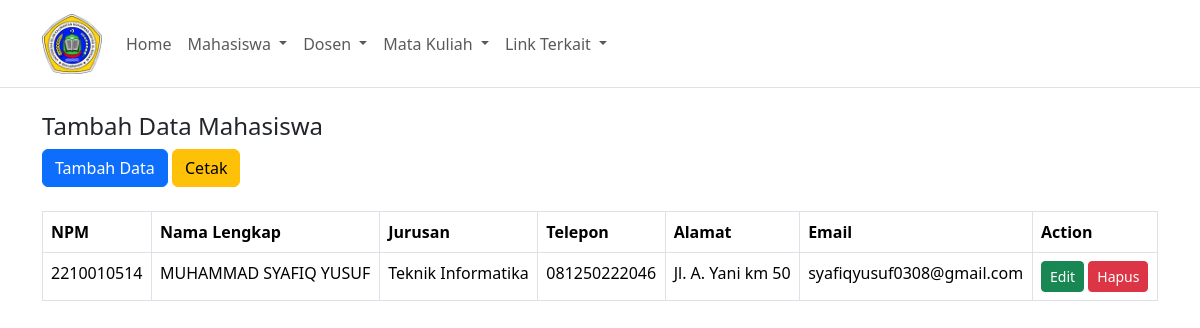
Screenshot of /?page=mahasiswa with the database file from the repository.
### tables this page shows
CREATE TABLE `mahasiswa` (
  `id` int(11) NOT NULL,
  `npm` varchar(10) NOT NULL,
  `nama` varchar(200) NOT NULL,
  `jurusan` varchar(5) NOT NULL,
  `telepon` varchar(15) NOT NULL,
  `alamat` varchar(200) NOT NULL,
  `email` varchar(100) NOT NULL
);

### mahasiswa/show.php (the view)
<h4>Tambah Data Mahasiswa</h4>
<a href="?page=mahasiswaAdd" class="btn btn-primary mb-4">Tambah Data</a>
<a href="mahasiswa/print.php" class="btn btn-warning mb-4" target="_blank">Cetak</a>
<table class="table table-bordered table-hover">
    <thead>
        <tr>
            <th>NPM</th>
            <th>Nama Lengkap</th>
            <th>Jurusan</th>
            <th>Telepon</th>
            <th>Alamat</th>
            <th>Email</th>
            <th>Action</th>
        </tr>
    </thead>
    <tbody>
        <?php
            include 'connection.php';
            $query = mysqli_query($con, "SELECT * FROM mahasiswa");
            while ($data = mysqli_fetch_array($query)) {
        ?>
            <tr>
                <td><?php echo $data['npm']; ?></td>
                <td><?php echo $data['nama']; ?></td>
                <td>
                    <?php echo ($data['jurusan']) == 'TI' ? 'Teknik Informatika' : 'Sistem Informasi'; ?>
                </td>
                <td><?php echo $data['telepon']; ?></td>
                <td><?php echo $data['alamat']; ?></td>
                <td><?php echo $data['email']; ?></td>
                <td>
                    <a class="btn btn-sm btn-success" href="?page=mahasiswaEdit&id=<?= $data['id']; ?>">Edit</a>
                    <a class="btn btn-sm btn-danger" href="?page=mahasiswaDelete&id=<?= $data['id']; ?>" onclick="return confirm('Lanjutkan menghapus data ?')">Hapus </a>
                </td>
            </tr>
        <?php
        }
        ?>
    </tbody>
</table>

### rows the page displays
mahasiswa: npm "2210010514", nama "MUHAMMAD SYAFIQ YUSUF", jurusan "Teknik Informatika", telepon "081250222046", alamat "Jl. A. Yani km 50", email "syafiqyusuf0308@gmail.com"
